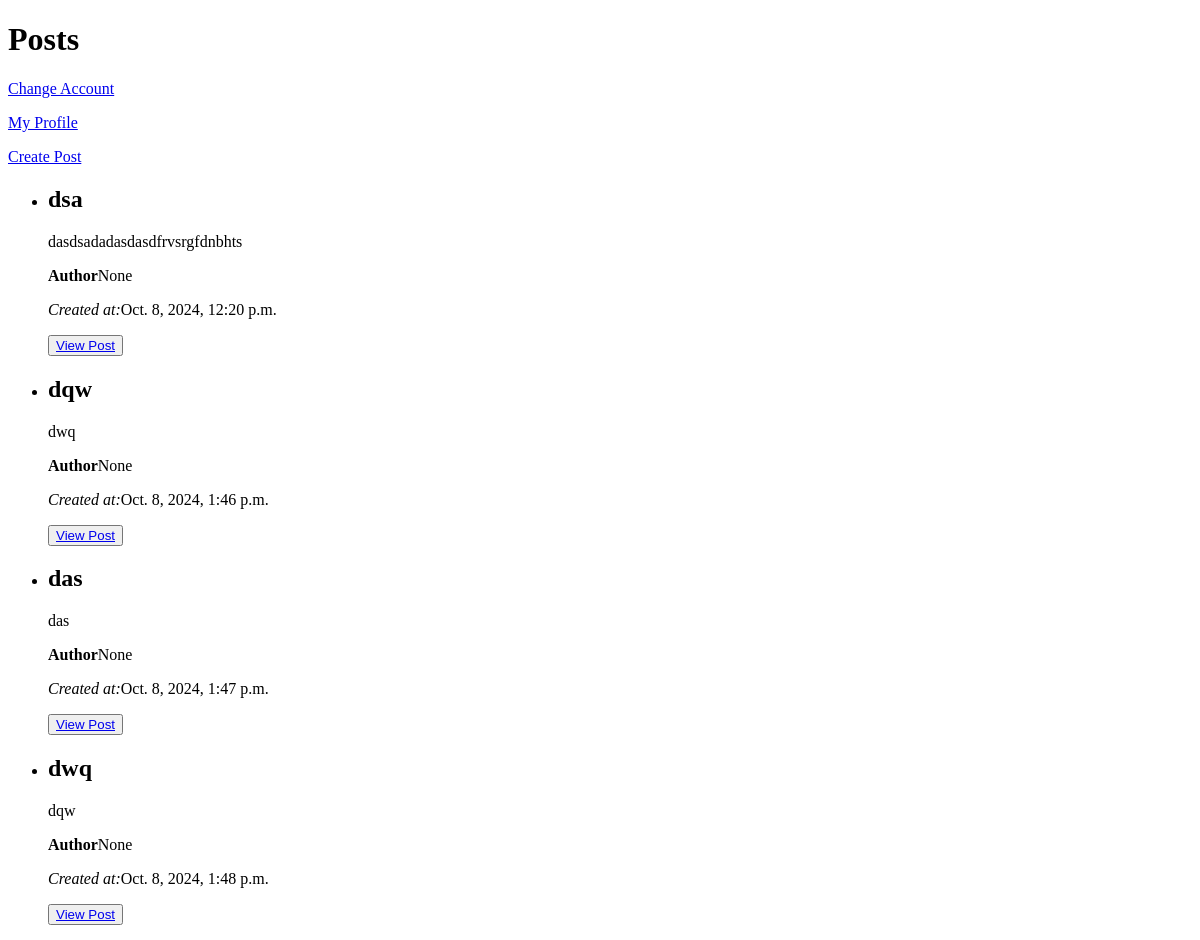
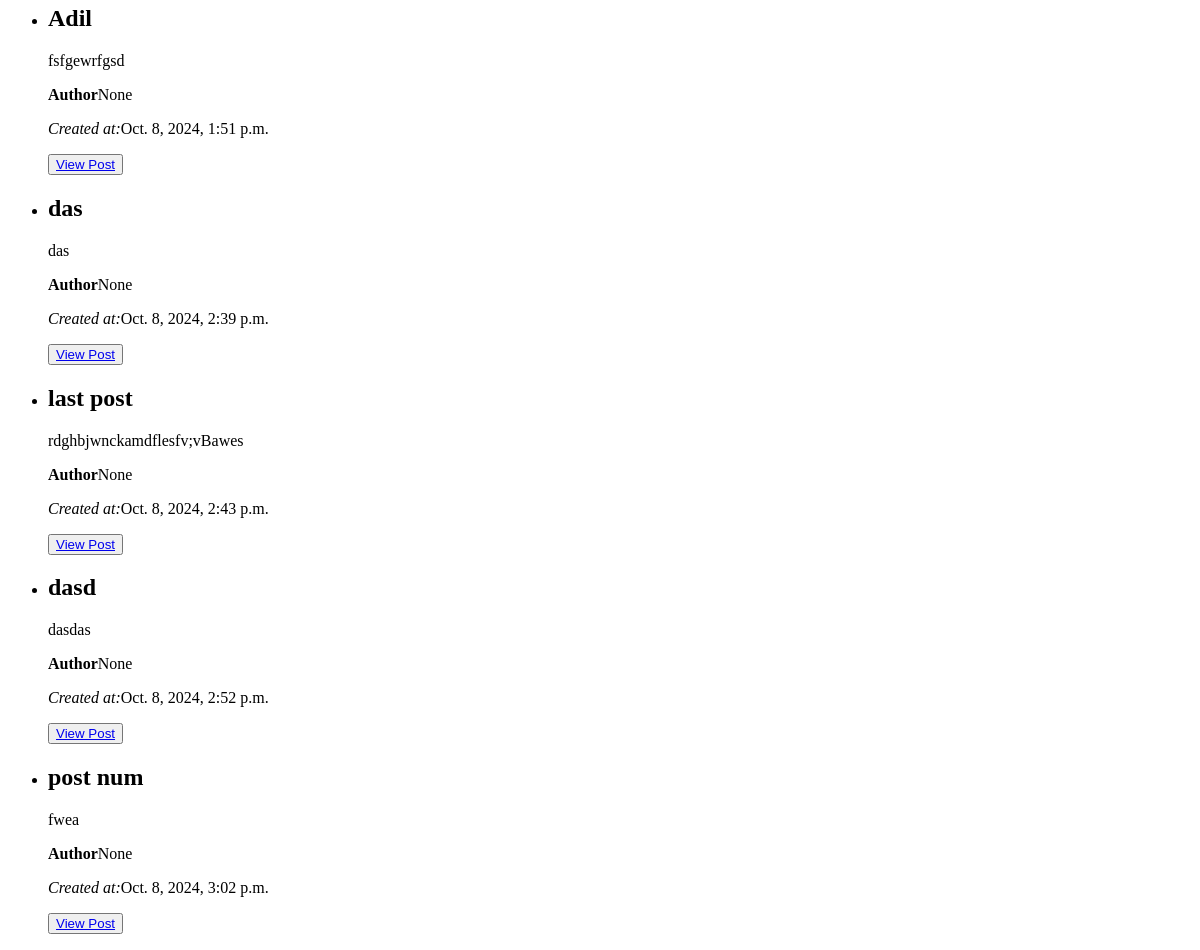
The app's page /post_list/, older data (2 pictures, top to bottom).
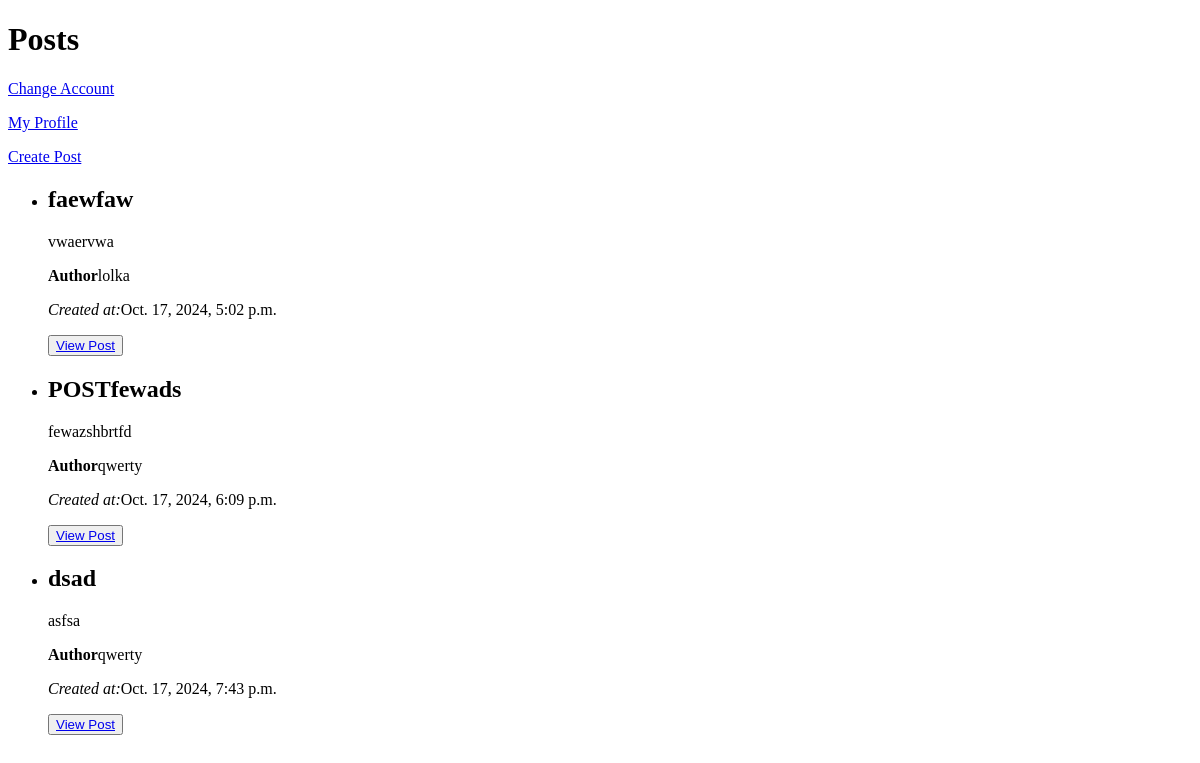
The same page, newer data.
### blog/models.py (models this page shows)
class Post(models.Model):
  title = models.CharField(max_length=255)
  content = models.TextField()
  created_at = models.DateTimeField(auto_now_add=True)
  author = models.ForeignKey(User, on_delete=models.CASCADE, null=True, blank=True)

### blog/views.py (the view)
# urls.py: path('post_list/', views.post_list, name='post_list'),
def post_list(request):
    my_posts = Post.objects.all()
    return render(request, 'post_list.html', {'posts': my_posts})

### blog/templates/post_list.html (shortened to what this page needs)
<!DOCTYPE html>
<html lang="en">
<head>
</head>
<body>
    <h1>Posts</h1>
    <p><a href="{% url 'login' %}">Change Account</a></p>
    <p><a href="{% url 'profile' %}">My Profile</a></p>
    <p><a href="{% url 'post_form' %}">Create Post</a></p>
    <ul>
        {% for post in posts %}
        <li>
            <h2>{{post.title}}</h2>
            <p>{{post.content}}</p>
            <p><strong>Author</strong>{{post.author}}</p>
            <p><em>Created at:</em>{{post.created_at}}</p>
            <button><a href="{% url 'post_detail' post.id %}">View Post</a></button>
        </li>
        {% endfor %}
    </ul>
</body>
</html>

Row changes from the older to the newer data that the page shows:
removed Post: title "dsa", content "dasdsadadasdasdfrvsrgfdnbhts", author "None", created_at "Oct. 8, 2024, 12:20 p.m."
removed Post: title "dqw", content "dwq", author "None", created_at "Oct. 8, 2024, 1:46 p.m."
removed Post: title "das", content "das", author "None", created_at "Oct. 8, 2024, 1:47 p.m."
removed Post: title "dwq", content "dqw", author "None", created_at "Oct. 8, 2024, 1:48 p.m."
removed Post: title "Adil", content "fsfgewrfgsd", author "None", created_at "Oct. 8, 2024, 1:51 p.m."
removed Post: title "das", content "das", author "None", created_at "Oct. 8, 2024, 2:39 p.m."
removed Post: title "last post", content "rdghbjwnckamdflesfv;vBawes", author "None", created_at "Oct. 8, 2024, 2:43 p.m."
removed Post: title "dasd", content "dasdas", author "None", created_at "Oct. 8, 2024, 2:52 p.m."
removed Post: title "post num", content "fwea", author "None", created_at "Oct. 8, 2024, 3:02 p.m."
added Post: title "faewfaw", content "vwaervwa", author "lolka", created_at "Oct. 17, 2024, 5:02 p.m."
added Post: title "POSTfewads", content "fewazshbrtfd", author "qwerty", created_at "Oct. 17, 2024, 6:09 p.m."
added Post: title "dsad", content "asfsa", author "qwerty", created_at "Oct. 17, 2024, 7:43 p.m."
